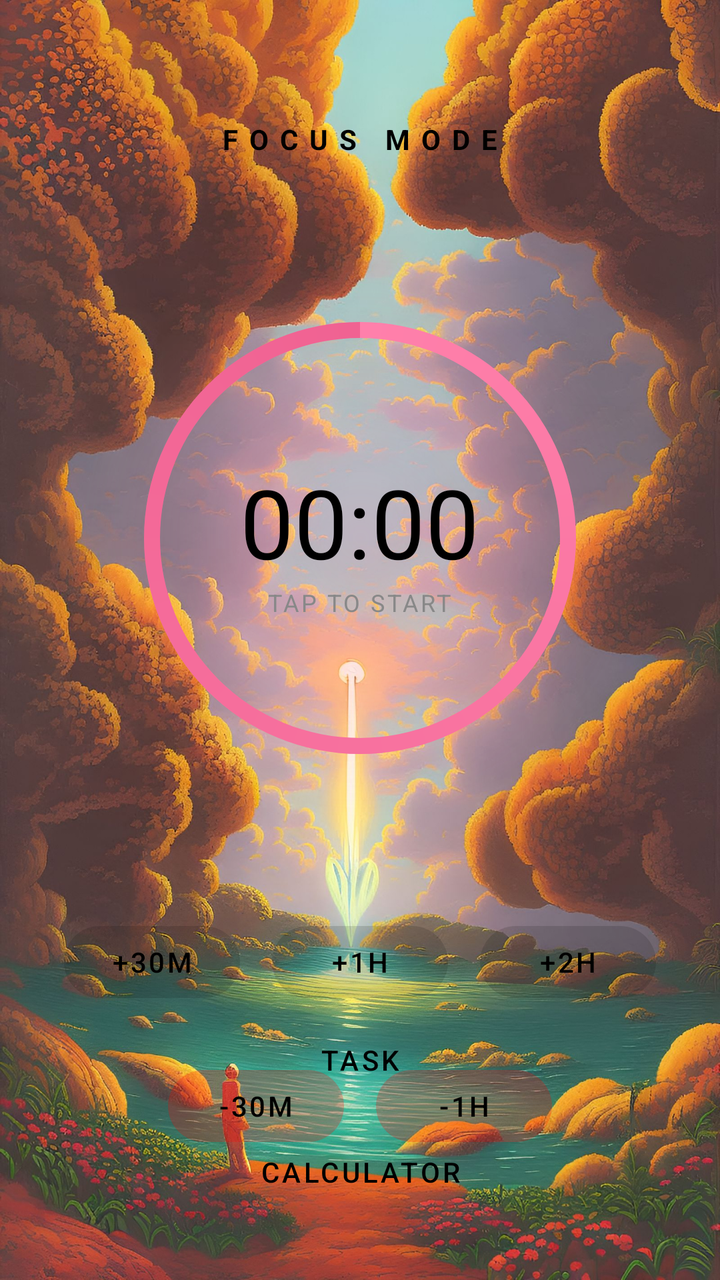
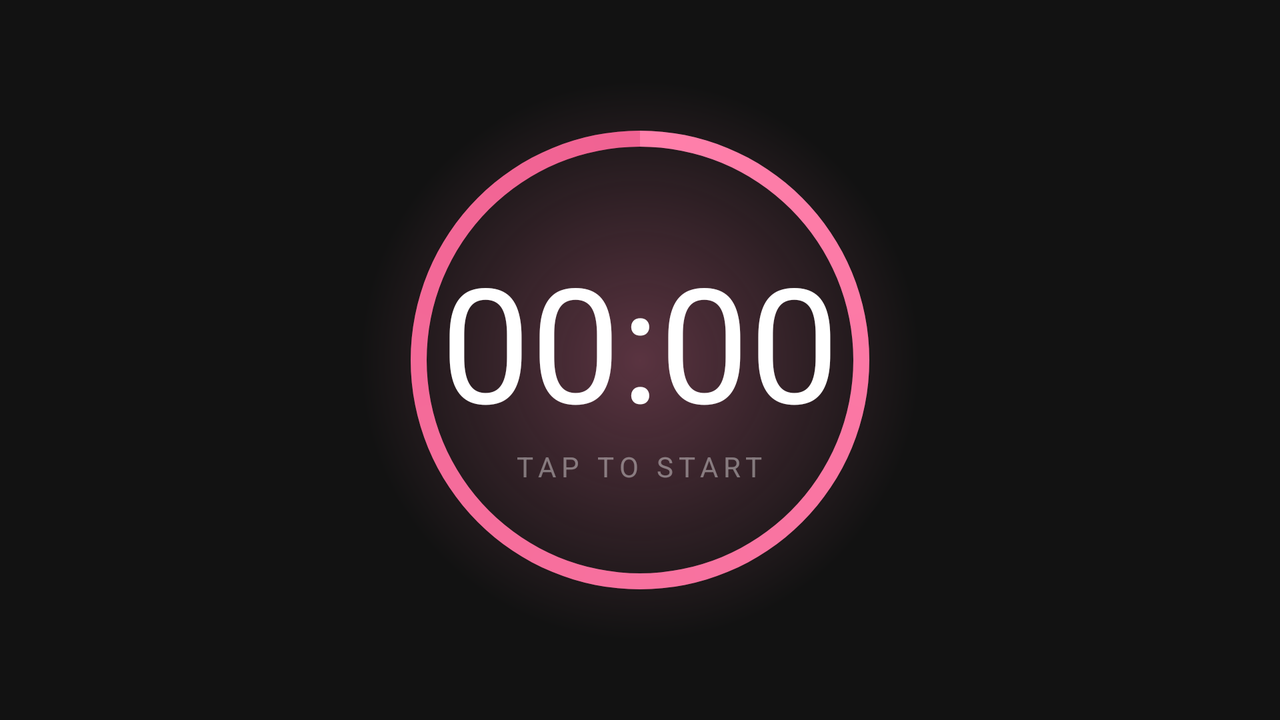

Two renders of one Android screen. The first uses the default layout on a phone; the second uses the alternative layout the repository ships for a different screen configuration, on a matching device. The two XML files are below.
<!-- AndroidManifest.xml: application theme Theme.MyCamera -->
<!-- res/layout/activity_main.xml -->
<?xml version="1.0" encoding="utf-8"?>

<androidx.constraintlayout.widget.ConstraintLayout xmlns:android="http://schemas.android.com/apk/res/android"
    xmlns:app="http://schemas.android.com/apk/res-auto"
    android:layout_width="match_parent"
    android:layout_height="match_parent"
    android:background="@drawable/background">

    
    <View
        android:id="@+id/backgroundGlow"
        android:layout_width="400dp"
        android:layout_height="400dp"
        android:background="@drawable/timer_glow"
        app:layout_constraintBottom_toBottomOf="@id/clockContainer"
        app:layout_constraintEnd_toEndOf="@id/clockContainer"
        app:layout_constraintStart_toStartOf="@id/clockContainer"
        app:layout_constraintTop_toTopOf="@id/clockContainer" />

    <TextView
        android:id="@+id/tvTitle"
        android:layout_width="wrap_content"
        android:layout_height="wrap_content"
        android:layout_marginTop="60dp"
        android:text="FOCUS MODE"
        android:textColor="@color/black"
        android:textSize="14sp"
        android:letterSpacing="0.4"
        android:textStyle="bold"
        app:layout_constraintEnd_toEndOf="parent"
        app:layout_constraintStart_toStartOf="parent"
        app:layout_constraintTop_toTopOf="parent" />

    
    <FrameLayout
        android:id="@+id/clockContainer"
        android:layout_width="300dp"
        android:layout_height="300dp"
        android:layout_marginTop="40dp"
        app:layout_constraintEnd_toEndOf="parent"
        app:layout_constraintStart_toStartOf="parent"
        app:layout_constraintTop_toBottomOf="@id/tvTitle">

        <ProgressBar
            android:id="@+id/timerProgressBar"
            style="?android:attr/progressBarStyleHorizontal"
            android:layout_width="match_parent"
            android:layout_height="match_parent"
            android:background="@drawable/timer_progress_bg"
            android:indeterminate="false"
            android:max="100"
            android:progress="100"
            android:progressDrawable="@drawable/timer_progress_bg" />

        <LinearLayout
            android:layout_width="wrap_content"
            android:layout_height="wrap_content"
            android:layout_gravity="center"
            android:gravity="center"
            android:orientation="vertical">

            <TextView
                android:id="@+id/mainTimerText"
                android:layout_width="wrap_content"
                android:layout_height="wrap_content"
                android:text="00:00"
                android:textColor="@color/black"
                android:textSize="48sp"
                android:textStyle="normal" />

            <TextView
                android:id="@+id/tapToStartText"
                android:layout_width="wrap_content"
                android:layout_height="wrap_content"
                android:text="TAP TO START"
                android:textColor="@color/textSecondary"
                android:textSize="12sp"
                android:letterSpacing="0.1" />
        </LinearLayout>
    </FrameLayout>

    
    <LinearLayout
        android:id="@+id/timeOptionsAdd"
        android:layout_width="match_parent"
        android:layout_height="wrap_content"
        android:layout_marginTop="30dp"
        android:gravity="center"
        android:orientation="horizontal"
        app:layout_constraintTop_toBottomOf="@id/clockContainer">

        <Button
            android:id="@+id/btnAdd30"
            style="@style/TimeButtonStyle"
            android:text="+30m" />

        <Button
            android:id="@+id/btnAdd60"
            style="@style/TimeButtonStyle"
            android:text="+1h" />

        <Button
            android:id="@+id/btnAdd120"
            style="@style/TimeButtonStyle"
            android:text="+2h" />
    </LinearLayout>

    
    <LinearLayout
        android:id="@+id/timeOptionsReduce"
        android:layout_width="match_parent"
        android:layout_height="wrap_content"
        android:layout_marginTop="8dp"
        android:gravity="center"
        android:orientation="horizontal"
        app:layout_constraintTop_toBottomOf="@id/timeOptionsAdd">

        <Button
            android:id="@+id/btnSub30"
            style="@style/TimeButtonStyle"
            android:backgroundTint="#22FF0000"
            android:text="-30m" />

        <Button
            android:id="@+id/btnSub60"
            style="@style/TimeButtonStyle"
            android:backgroundTint="#22FF0000"
            android:text="-1h" />

    </LinearLayout>

    <androidx.appcompat.widget.AppCompatButton
        android:id="@+id/btnGoToTask"
        android:layout_width="wrap_content"
        android:layout_height="wrap_content"
        android:layout_marginBottom="8dp"
        android:background="@android:color/transparent"
        android:text="TASK"
        android:textColor="@color/black"
        android:textSize="14sp"
        android:letterSpacing="0.1"
        app:layout_constraintBottom_toTopOf="@id/btnGoToCalculator"
        app:layout_constraintEnd_toEndOf="parent"
        app:layout_constraintStart_toStartOf="parent" />

    <androidx.appcompat.widget.AppCompatButton
        android:id="@+id/btnGoToCalculator"
        android:layout_width="wrap_content"
        android:layout_height="wrap_content"
        android:layout_marginBottom="30dp"
        android:background="@android:color/transparent"
        android:text="CALCULATOR"
        android:textColor="@color/black"
        android:textSize="14sp"
        android:letterSpacing="0.1"
        app:layout_constraintBottom_toBottomOf="parent"
        app:layout_constraintEnd_toEndOf="parent"
        app:layout_constraintStart_toStartOf="parent" />
</androidx.constraintlayout.widget.ConstraintLayout>
<!-- resources referenced by this layout -->
<resources>
  <color name="black">#000000</color>
  <color name="textSecondary">#888888</color>
  <!-- drawable background: jpg bitmap (drawable, 572699 bytes) -->
  <!-- drawable timer_glow (drawable) -->
  <?xml version="1.0" encoding="utf-8"?>
  
  <shape xmlns:android="http://schemas.android.com/apk/res/android"
      android:shape="oval">
      <gradient
          android:type="radial"
          android:gradientRadius="140dp"
          android:startColor="#4DFF80AB"
          android:endColor="#00FF80AB" />
  </shape>
  <!-- drawable timer_progress_bg (drawable) -->
  <?xml version="1.0" encoding="utf-8"?>
  
  <layer-list xmlns:android="http://schemas.android.com/apk/res/android">
      <item>
          <shape android:shape="ring"
              android:thickness="8dp"
              android:useLevel="false">
              <solid android:color="#20FF80AB" />
          </shape>
      </item>
      <item>
          <rotate
              android:fromDegrees="270"
              android:toDegrees="270">
              <shape android:shape="ring"
                  android:thickness="8dp"
                  android:useLevel="true">
                  <gradient
                      android:startColor="@color/primary"
                      android:endColor="@color/primaryVariant"
                      android:type="sweep" />
              </shape>
          </rotate>
      </item>
  </layer-list>
  <style name="TimeButtonStyle" parent="Widget.MaterialComponents.Button.TextButton">
          <item name="android:layout_width">wrap_content</item>
          <item name="android:layout_height">wrap_content</item>
          <item name="android:textColor">@color/black</item>
          <item name="android:textSize">14sp</item>
          <item name="android:layout_margin">8dp</item>
          <item name="android:paddingHorizontal">16dp</item>
          <item name="backgroundTint">#22000000</item>
          <item name="cornerRadius">20dp</item>
      </style>
  <style name="Theme.MyCamera" parent="Theme.MaterialComponents.Light.NoActionBar">
          <item name="colorPrimary">@color/primary</item>
          <item name="colorPrimaryVariant">@color/primaryVariant</item>
          <item name="colorSecondary">@color/secondary</item>
          <item name="android:statusBarColor">@color/background</item>
          <item name="android:windowBackground">@color/background</item>
          <item name="android:windowLightStatusBar">true</item>
      </style>
  <color name="primary">#FF80AB</color>
  <color name="primaryVariant">#F06292</color>
  <color name="secondary">#CE93D8</color>
  <color name="background">#FFF0F5</color>
</resources>
<!-- res/layout-land/activity_main.xml (the repository's variant of the layout above) -->
<!-- drawn on the phone turned sideways -->
<?xml version="1.0" encoding="utf-8"?>

<androidx.constraintlayout.widget.ConstraintLayout xmlns:android="http://schemas.android.com/apk/res/android"
    xmlns:app="http://schemas.android.com/apk/res-auto"
    android:layout_width="match_parent"
    android:layout_height="match_parent"
    android:background="#121212">

    
    <View
        android:layout_width="500dp"
        android:layout_height="500dp"
        android:background="@drawable/timer_glow"
        app:layout_constraintBottom_toBottomOf="parent"
        app:layout_constraintEnd_toEndOf="parent"
        app:layout_constraintStart_toStartOf="parent"
        app:layout_constraintTop_toTopOf="parent" />

    
    <FrameLayout
        android:id="@+id/clockContainer"
        android:layout_width="320dp"
        android:layout_height="320dp"
        app:layout_constraintBottom_toBottomOf="parent"
        app:layout_constraintEnd_toEndOf="parent"
        app:layout_constraintStart_toStartOf="parent"
        app:layout_constraintTop_toTopOf="parent">

        <ProgressBar
            android:id="@+id/timerProgressBar"
            style="?android:attr/progressBarStyleHorizontal"
            android:layout_width="match_parent"
            android:layout_height="match_parent"
            android:background="@drawable/timer_progress_bg"
            android:indeterminate="false"
            android:max="100"
            android:progress="100"
            android:progressDrawable="@drawable/timer_progress_bg" />

        <LinearLayout
            android:layout_width="wrap_content"
            android:layout_height="wrap_content"
            android:layout_gravity="center"
            android:gravity="center"
            android:orientation="vertical">

            <TextView
                android:id="@+id/mainTimerText"
                android:layout_width="wrap_content"
                android:layout_height="wrap_content"
                android:text="00:00"
                android:textColor="#FFFFFF"
                android:textSize="80sp"
                android:textStyle="normal" />

            <TextView
                android:id="@+id/tapToStartText"
                android:layout_width="wrap_content"
                android:layout_height="wrap_content"
                android:text="TAP TO START"
                android:textColor="#66FFFFFF"
                android:textSize="14sp"
                android:letterSpacing="0.2" />
        </LinearLayout>
    </FrameLayout>

    
    <Button android:id="@+id/btnAdd30" android:layout_width="0dp" android:layout_height="0dp" android:visibility="gone" />
    <Button android:id="@+id/btnAdd60" android:layout_width="0dp" android:layout_height="0dp" android:visibility="gone" />
    <Button android:id="@+id/btnAdd120" android:layout_width="0dp" android:layout_height="0dp" android:visibility="gone" />
    <Button android:id="@+id/btnSub30" android:layout_width="0dp" android:layout_height="0dp" android:visibility="gone" />
    <Button android:id="@+id/btnSub60" android:layout_width="0dp" android:layout_height="0dp" android:visibility="gone" />
    <Button android:id="@+id/btnGoToCalculator" android:layout_width="0dp" android:layout_height="0dp" android:visibility="gone" />

    
    <View android:id="@+id/timeOptionsAdd" android:layout_width="0dp" android:layout_height="0dp" android:visibility="gone" />
    <View android:id="@+id/timeOptionsReduce" android:layout_width="0dp" android:layout_height="0dp" android:visibility="gone" />
    <View android:id="@+id/btnGoToObserver" android:layout_width="0dp" android:layout_height="0dp" android:visibility="gone" />

</androidx.constraintlayout.widget.ConstraintLayout>
<!-- resources referenced by the variant -->
<!-- as the phone turned sideways resolves them -->
<resources>
  <!-- drawable timer_glow (drawable) -->
  <?xml version="1.0" encoding="utf-8"?>
  
  <shape xmlns:android="http://schemas.android.com/apk/res/android"
      android:shape="oval">
      <gradient
          android:type="radial"
          android:gradientRadius="140dp"
          android:startColor="#4DFF80AB"
          android:endColor="#00FF80AB" />
  </shape>
  <!-- drawable timer_progress_bg (drawable) -->
  <?xml version="1.0" encoding="utf-8"?>
  
  <layer-list xmlns:android="http://schemas.android.com/apk/res/android">
      <item>
          <shape android:shape="ring"
              android:thickness="8dp"
              android:useLevel="false">
              <solid android:color="#20FF80AB" />
          </shape>
      </item>
      <item>
          <rotate
              android:fromDegrees="270"
              android:toDegrees="270">
              <shape android:shape="ring"
                  android:thickness="8dp"
                  android:useLevel="true">
                  <gradient
                      android:startColor="@color/primary"
                      android:endColor="@color/primaryVariant"
                      android:type="sweep" />
              </shape>
          </rotate>
      </item>
  </layer-list>
  <style name="Theme.MyCamera" parent="Theme.MaterialComponents.Light.NoActionBar">
          <item name="colorPrimary">@color/primary</item>
          <item name="colorPrimaryVariant">@color/primaryVariant</item>
          <item name="colorSecondary">@color/secondary</item>
          <item name="android:statusBarColor">@color/background</item>
          <item name="android:windowBackground">@color/background</item>
          <item name="android:windowLightStatusBar">true</item>
      </style>
  <color name="primary">#FF80AB</color>
  <color name="primaryVariant">#F06292</color>
  <color name="secondary">#CE93D8</color>
  <color name="background">#FFF0F5</color>
</resources>
